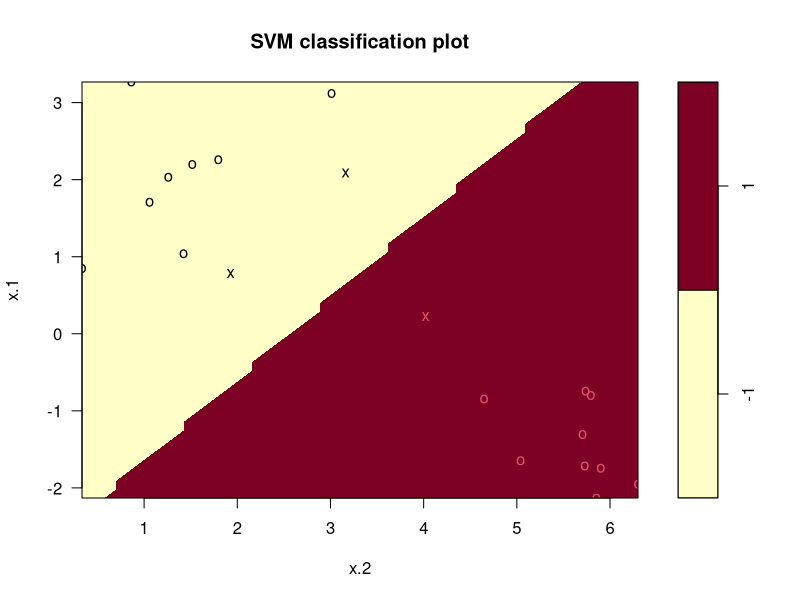

Write the R code that produced this figure.
set.seed(3)
x <- matrix(rnorm (20*2,2) , ncol =2)
y <- c(rep (-1,10) , rep (1 ,10) )
x[y==1,1] = x[y==1,1] - 3
x[y==1,2] = x[y==1,2] + 3

dat <- data.frame(x=x, y=as.factor(y))
library (e1071)
svmfit <- svm(y~., data = dat, kernel = "linear", cost = 10, scale = FALSE)
plot(svmfit , dat)
svmfit$index
summary(svmfit)
